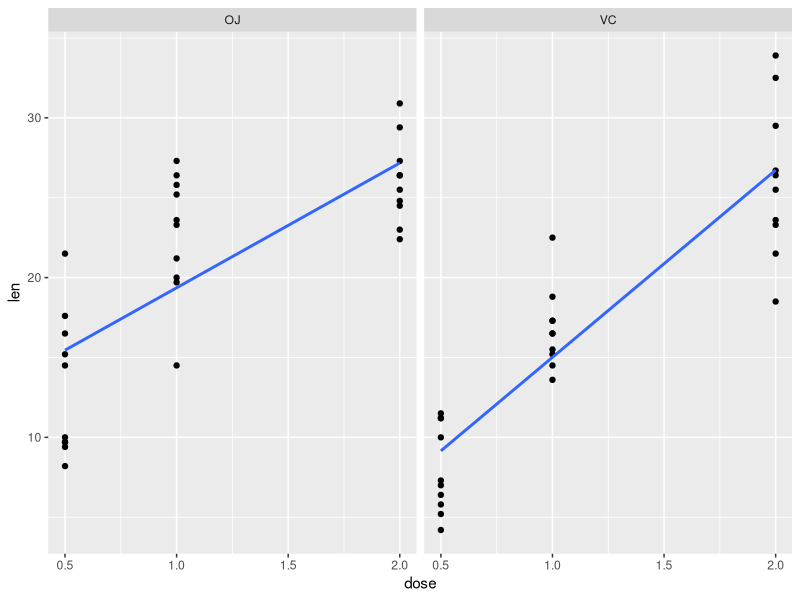

Reproduce this figure in R.
## ---- chunk 1
library(ggplot2)
library(datasets)
data(ToothGrowth)
t <- ToothGrowth
## ---- chunk 2
## number or rows, columns
dim(t)

## column names
names(t)

## structure of dataset
str(t)

## summary of dataset
summary(t)
## ---- chunk 3
ggplot(t, aes(dose,len)) + geom_point() + 
        geom_smooth(method="lm", se=FALSE) +
        facet_grid(.~supp)
